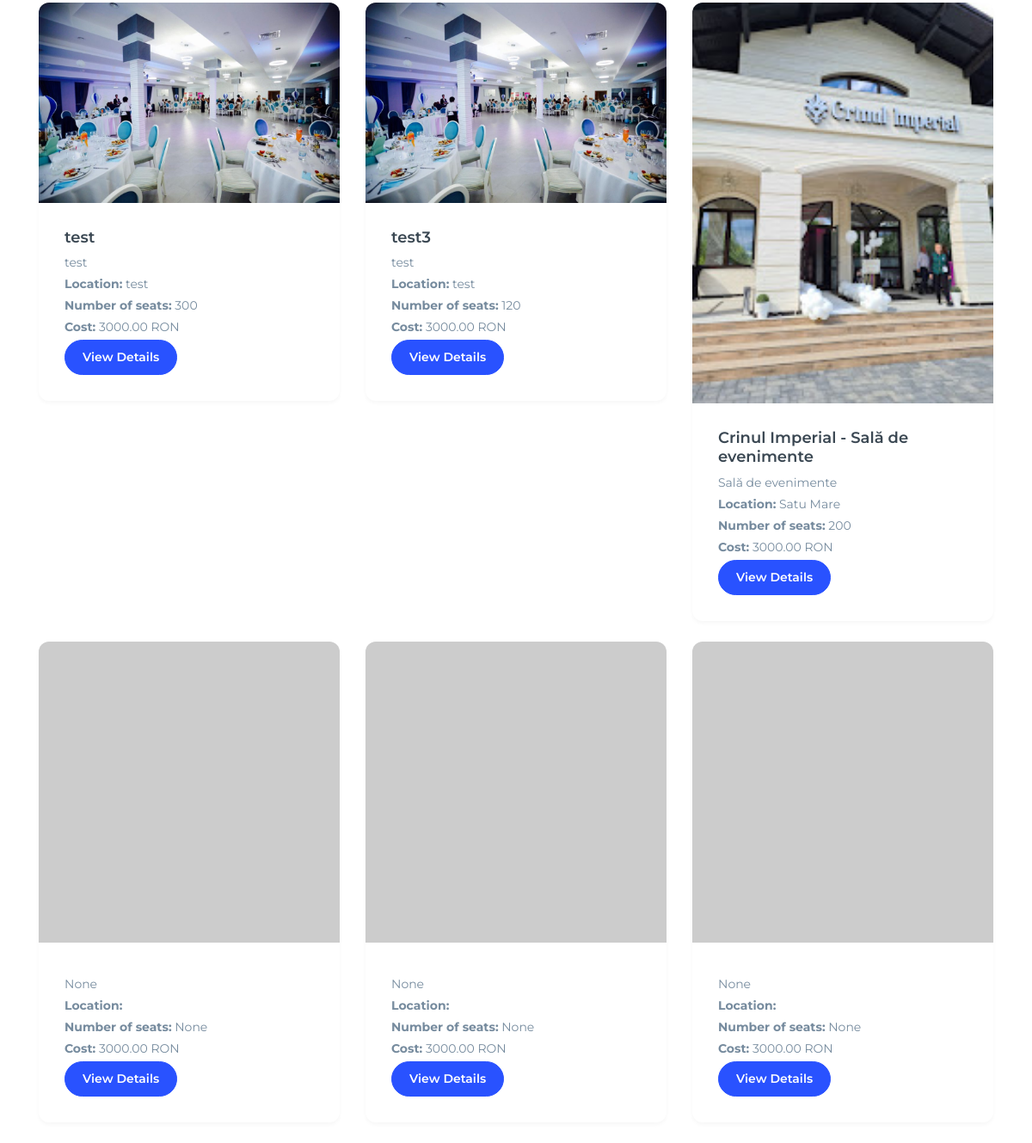
Page /locations/ (lower part) on the earlier database version.
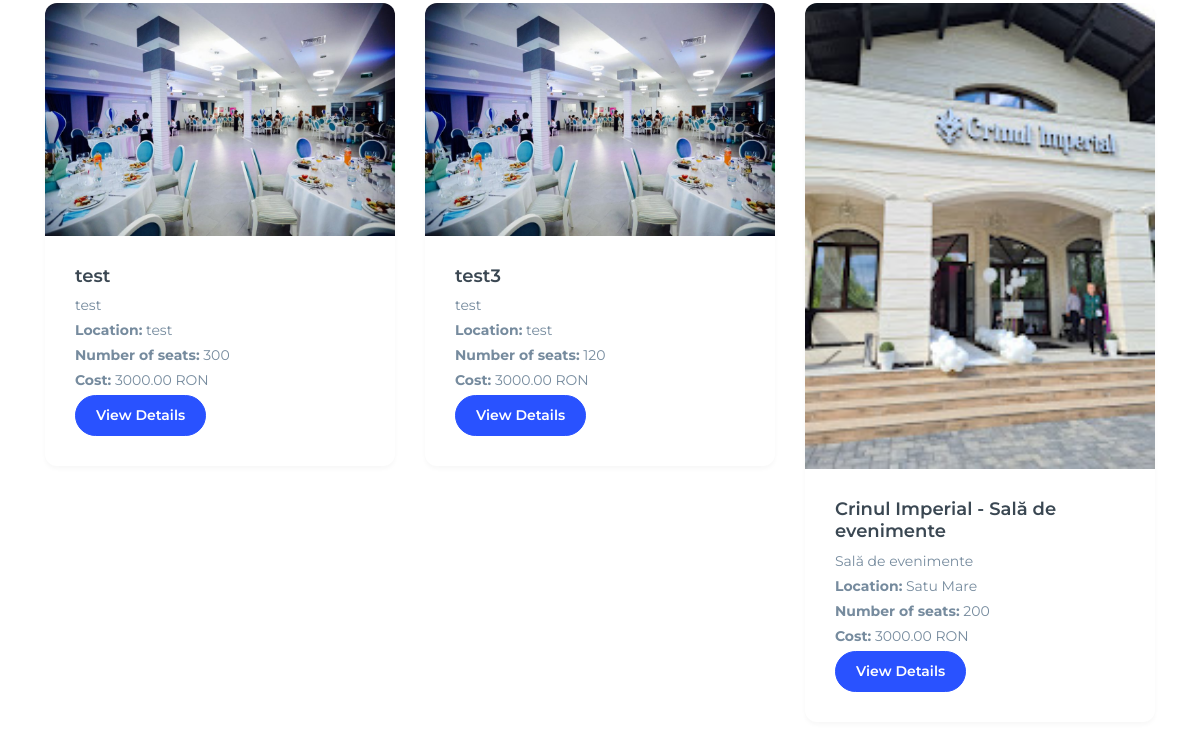
Same page on the later database version.
### base/models.py (models this page shows, shortened)
class Location(models.Model):
    owner = models.ForeignKey(User, on_delete=models.SET_NULL, null=True)
    name = models.CharField(max_length=100)
    description = models.TextField(null=True, blank=True)
    gallery = models.ImageField(upload_to='images/', null=True, blank=True)
    location = models.TextField(max_length=30)
    types = models.ManyToManyField(Type, blank=True)
    seats_numbers = models.IntegerField(null=True, blank=True)
    created_at = models.DateTimeField(auto_now_add=True)
    cost = models.DecimalField(max_digits=12, decimal_places=2,default=3000)
    number = models.CharField(max_length=20, default="+(40) 74 83 64 823")

### base/views.py (the view)
def locations_list(request):
    locations = Location.objects.all()
    return render(request, 'base/locations_list.html', {'locations': locations})

### base/context_processors.py (called while the page is built)
def media_url(request):
    return {
        'MEDIA_URL': settings.MEDIA_URL
    }

### base/templates/base/locations_list.html (shortened to what this page needs)
{% extends 'main.html' %}
{% block content %}
<div class="container mt-4">
    <div class="row">
        {% for location in locations %}
            <div class="col-md-4">
                <div class="card mb-4">
                    {% if location.gallery %}
                        <img src="{{ location.gallery.url }}" class="card-img-top" alt="{{ location.name }}">
                    {% else %}
                        <img src="https://via.placeholder.com/300" class="card-img-top" alt="Placeholder">
                    {% endif %}
                    <div class="card-body">
                        <h5 class="card-title">{{ location.name }}</h5>
                        <p class="card-text">{{ location.description|truncatechars:100 }}</p>
                        <p><strong>Location:</strong> {{ location.location }}</p>
                        <p><strong>Number of seats:</strong> {{ location.seats_numbers }}</p>
                        <p><strong>Cost:</strong> {{ location.cost }} RON</p>
                        <a href="#" class="btn btn-primary">View Details</a>
                    </div>
                </div>
            </div>
        {% empty %}
            <p class="text-center">Currently, there are no available locations.</p>
        {% endfor %}
    </div>
</div>
{% endblock %}

### templates/main.html (shortened to what this page needs)
<!DOCTYPE html>
{% load static %}
<html lang="en">
<head>
    <link href="https://cdn.jsdelivr.net/npm/bootstrap-icons/font/bootstrap-icons.css" rel="stylesheet">
    <link rel="stylesheet" href="https://cdnjs.cloudflare.com/ajax/libs/noUiSlider/15.6.0/nouislider.min.css" />
    <link href="https://cdn.jsdelivr.net/npm/bootstrap@5.3.0-alpha3/dist/css/bootstrap.min.css" rel="stylesheet">
    <link rel="stylesheet" href="https://cdn.jsdelivr.net/npm/choices.js/public/assets/styles/choices.min.css">
    <link rel="stylesheet" href="https://cdn.jsdelivr.net/npm/flatpickr/dist/flatpickr.min.css">
    <link rel="stylesheet" href="https://cdn.jsdelivr.net/npm/flatpickr/dist/flatpickr.min.css">
    <link rel="stylesheet" href="https://cdn.jsdelivr.net/npm/apexcharts/dist/apexcharts.css">
    <link rel="stylesheet" href="https://unpkg.com/swiper/swiper-bundle.min.css">
    <link href="https://cdn.jsdelivr.net/npm/bootstrap-icons/font/bootstrap-icons.css" rel="stylesheet">
        <link rel="stylesheet" href="https://code.jquery.com/ui/1.12.1/themes/smoothness/jquery-ui.css">
    <link rel="stylesheet" href="https://cdn.jsdelivr.net/npm/bootstrap-icons@1.11.3/font/bootstrap-icons.min.css">
    <link rel="stylesheet" href="https://cdn.datatables.net/1.13.5/css/jquery.dataTables.min.css">
    <link href="https://cdn.jsdelivr.net/npm/bootstrap@5.3.0-alpha1/dist/css/bootstrap.min.css" rel="stylesheet">
    <link rel="stylesheet" type="text/css" href="{% static 'css/styles.css' %}">
    <link rel="stylesheet" type="text/css" href="{% static 'css/sidebar-admin.css' %}">
    <link rel="stylesheet" type="text/css" href="{% static 'css/admin-charts.css' %}">
    <link rel="stylesheet" type="text/css" href="{% static 'css/admin-locations.css' %}">
    <link rel="stylesheet" type="text/css" href="{% static 'css/admin-events.css' %}">
    <link rel="stylesheet" type="text/css" href="{% static 'css/update-users-admin.css' %}">
    <link rel="stylesheet" type="text/css" href="{% static 'css/admin-users.css' %}">
    <link rel="stylesheet" type="text/css" href="{% static 'css/personal_home.css' %}">
    <link href="https://cdn.jsdelivr.net/npm/tom-select@2.4.1/dist/css/tom-select.css" rel="stylesheet">
</head>
<body>
    {% block content %}
    {% endblock %}
</body>
</html>

### static/css/styles.css (style rules this page uses)
.card p { margin-bottom: 4px; font-size: 14px; }
body { font-family: Arial, sans-serif; background-color: #FAF9F6; margin: 0; }
a { color: #D4AF37; text-decoration: none; }
.task_manager span, a { margin-left: auto; }
:root { --primary-color: #2E8B57; --secondary-color: #D4AF37; --text-color: #002B5B; }

### templates/navbar.html (style rules this page uses)
body { overflow-x: hidden; }

Differences in the rows shown:
removed Location: description "None", seats_numbers "None", cost "3000.00"
removed Location: description "None", seats_numbers "None", cost "3000.00"
removed Location: description "None", seats_numbers "None", cost "3000.00"
